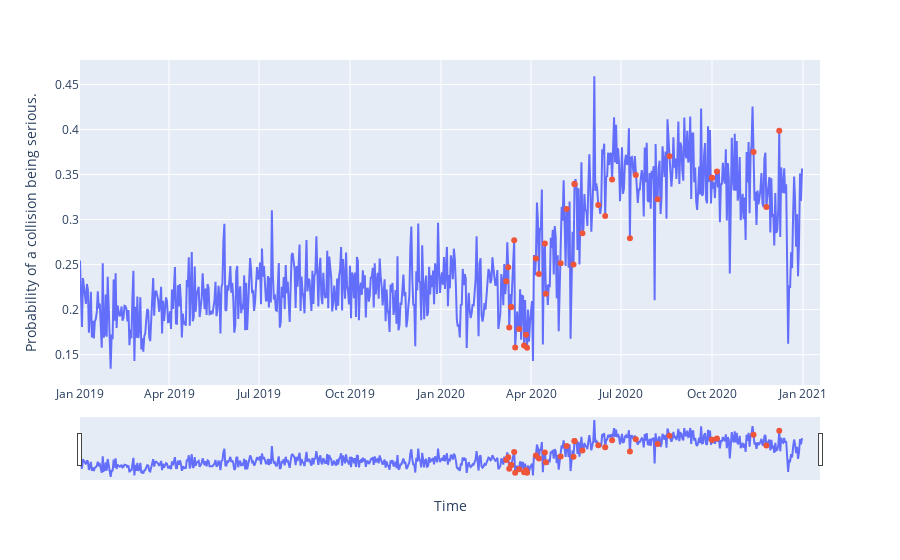

Notebook cell for this chart:
### Code cell
fig = px.line(corona_prob, x='TIME', y="PROB")
fig.add_trace(go.Scatter(mode='markers',
                         x=actions['TIME'], 
                         y=actions['PROB'], 
                         text=actions['Action Taken']))
fig.update_xaxes(rangeslider_visible=True, title="Time")
fig.update_layout(showlegend=False, yaxis={"title": "Probability of a collision being serious."})
fig.show()

### Figure 1 — Plotly figure (JSON) as saved in the notebook; plotly's stock layout.template omitted (floating-point values rounded to 4 significant figures; data arrays with more than 128 entries replaced by an {"elided": "..."} marker saying what was removed)
{"data": [{"hovertemplate": "TIME=%{x}<br>PROB=%{y}<extra></extra>", "legendgroup": "", "line": {"color": "#636efa", "dash": "solid"}, "mode": "lines", "name": "", "orientation": "v", "showlegend": false, "type": "scatter", "x": {"elided": "731 str values"}, "xaxis": "x", "y": {"elided": "731 float values"}, "yaxis": "y"}, {"mode": "markers", "text": ["State of emergency declared.", "State began producing its own \nbrand of hand sanitizer.", "Governor Cuomo orders a coronavirus 'containment zone' in \nNew Rochelle, Westchester County, NY.", "All gatherings of less than 500 people ordered to cut capacity by 50%.\n All gatherings of more than 500 people ordered to cancel.", "All SUNY campuses ordered to close within a week, \nand then shift to online for the remainder of the semester.", "All New York City schools ordered \nto close until April 20.", "Cuomo coordinates with his counterparts in New Jersey and \nConnecticut to formulate uniform policies for shutdowns.", "State-wide stay-at-home order declared. \nAll non-essential businesses ordered to close\n. All non-essential gatherings canceled/postponed.", "Advisory issued ordering nursing homes to admit patients who\n test positive for the coronavirus and to not allow testing of prospective nursing home patients.\n This order was revoked on May 10.", "All schools statewide ordered to remain closed until April 15.", "All non-essential construction sites ordered to shut down.", "Statewide stay-at-home order and school\n closures extended to April 29.", "List of businesses deemed essential expanded.", "All state residents ordered to wear face masks/coverings\n in public places where social distancing is not possible.", "Statewide stay-at-home order and school closures extended to May 15.", "All schools and universities ordered to remain closed\n for the remainder of the academic year.", "Statewide four-phase reopening plan is first announced.", "Statewide state of emergency extended to June 13.", "Phase 1 of reopening allowed for counties that met qualifications. Five counties met qualifications and began reopening on this date.", "Drive-in theaters, landscaping/gardening businesses allowed to reopen state-wide (regardless of Phase 1 qualifications).", "Gatherings of up to ten people allowed as long as social distancing is practiced.", "New York City meets conditions for Phase 1, allowing the reopening of construction, manufacturing, agriculture, forestry, fishing, and select retail businesses that can offer curbside pickup.", "Four-phase reopening plan is modified to allow non-essential gatherings of 25 people upon entry of Phase 3, and 50 people upon entry of Phase 4.", "New York City meets conditions for Phase 2, allowing the reopening of outdoor dining at restaurants, hair salons and barber shops, offices, real estate firms, in-store retail, vehicle sales, retail rental, repair services, cleaning services, and commercial building management businesses.", "Malls allowed to open at 25% capacity for regions in Phase 4, with all patrons required to wear masks.", "New restrictions on bars/restaurants only allowing alcohol to be served only to people ordering food.", "Schools allowed to open in-person in the fall if certain conditions are met.", "Ban on ticketed music events at bars and restaurants.", "Exposure notification apps are added to notify users of potential exposure.", "The previous ban on ticketed events at bars and restaurants is ruled unconstitutional.", "Micro-cluster strategy is introduced, with the first micro-clusters being parts of Brooklyn and Queens.", "Bars, gyms, and any other business with a liquor license must close by 10 p.m. (restaurants as well, except for curbside pickup). \nHousehold gatherings limited to ten people.", "Previous restrictions on capacity through the micro-cluster strategy for places of worship is ruled unconstitutional.", "Hospital bed capacity statewide is demanded to be upgraded by 25 percent."], "type": "scatter", "x": ["2020-03-07T00:00:00", "2020-03-09T00:00:00", "2020-03-10T00:00:00", "2020-03-12T00:00:00", "2020-03-12T00:00:00", "2020-03-15T00:00:00", "2020-03-16T00:00:00", "2020-03-20T00:00:00", "2020-03-25T00:00:00", "2020-03-27T00:00:00", "2020-03-28T00:00:00", "2020-04-06T00:00:00", "2020-04-09T00:00:00", "2020-04-15T00:00:00", "2020-04-16T00:00:00", "2020-05-01T00:00:00", "2020-05-07T00:00:00", "2020-05-14T00:00:00", "2020-05-15T00:00:00", "2020-05-15T00:00:00", "2020-05-23T00:00:00", "2020-06-08T00:00:00", "2020-06-15T00:00:00", "2020-06-22T00:00:00", "2020-07-10T00:00:00", "2020-07-16T00:00:00", "2020-08-07T00:00:00", "2020-08-19T00:00:00", "2020-10-01T00:00:00", "2020-10-01T00:00:00", "2020-10-06T00:00:00", "2020-11-12T00:00:00", "2020-11-25T00:00:00", "2020-12-08T00:00:00"], "y": [0.2314, 0.2469, 0.1801, 0.2029, 0.2029, 0.2771, 0.158, 0.1786, 0.1603, 0.1722, 0.1576, 0.2566, 0.2396, 0.2734, 0.2177, 0.2514, 0.3117, 0.25, 0.3394, 0.3394, 0.2849, 0.316, 0.3039, 0.3444, 0.2792, 0.3495, 0.3225, 0.3702, 0.3463, 0.3463, 0.3533, 0.375, 0.314, 0.3985]}], "layout": {"legend": {"tracegroupgap": 0}, "margin": {"t": 60}, "showlegend": false, "xaxis": {"anchor": "y", "domain": [0, 1], "rangeslider": {"visible": true}, "title": {"text": "Time"}}, "yaxis": {"anchor": "x", "domain": [0, 1], "title": {"text": "Probability of a collision being serious."}}}}
